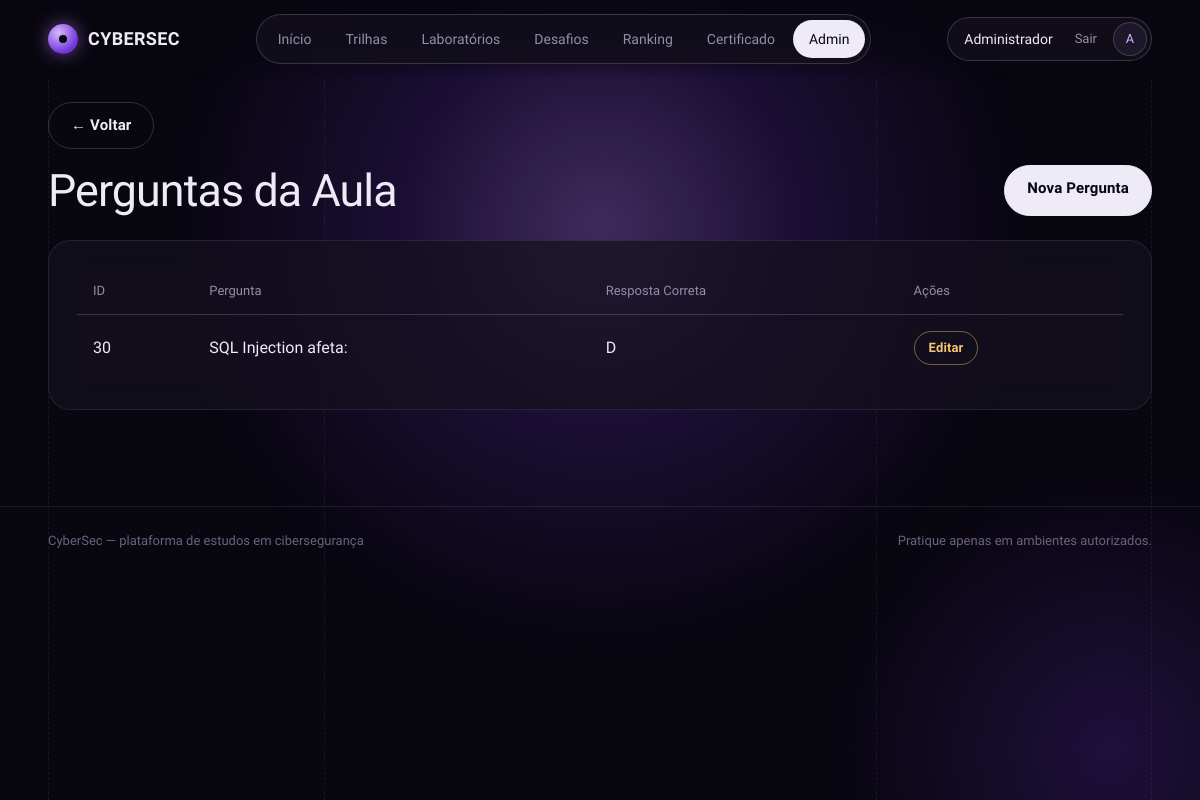
Page /public/admin/questions?lesson_id=32 (signed in) on the committed database.
### tables this page shows
CREATE TABLE `quizzes` (
  `id` int(11) NOT NULL AUTO_INCREMENT,
  `lesson_id` int(11) NOT NULL,
  `question` text NOT NULL,
  `option_a` varchar(255) NOT NULL,
  `option_b` varchar(255) NOT NULL,
  `option_c` varchar(255) NOT NULL,
  `option_d` varchar(255) NOT NULL,
  `correct_option` char(1) NOT NULL,
  PRIMARY KEY (`id`),
  KEY `lesson_id` (`lesson_id`),
  CONSTRAINT `quizzes_ibfk_1` FOREIGN KEY (`lesson_id`) REFERENCES `lessons` (`id`) ON DELETE CASCADE
);

### app/core/Controller.php (called while the page is built, shortened)
<?php
abstract class Controller
{
    protected function view(string $view, array $data = []): void
    {
        extract($data);
       $file = __DIR__ . '/../views/' . $view . '.php';
require_once $file;
    }
}

### app/controllers/QuestionController.php (called while the page is built, shortened)
<?php
class QuestionController extends Controller
{
    private LearningQuestion $questionModel;
    public function __construct()
    {
        $this->questionModel =
            new LearningQuestion();
    }
    public function index(): void
    {
        $lessonId =
            (int)($_GET['lesson_id'] ?? 0);
        $questions =
            $this->questionModel
                ->getByLesson($lessonId);
        $this->view(
            'admin/questions/index',
            [
                'lessonId' => $lessonId,
                'questions' => $questions
            ]
        );
    }
}

### app/core/Router.php (called while the page is built, shortened)
<?php
class Router
{
    private array $routes = [];
    public function get(string $route, array $action): void
    {
        $this->routes['GET'][$route] = $action;
    }
    public function post(string $route, array $action): void
    {
        $this->routes['POST'][$route] = $action;
    }
    public function dispatch(): void
    {
        $method = $_SERVER['REQUEST_METHOD'];
        $uri = parse_url(
            $_SERVER['REQUEST_URI'],
            PHP_URL_PATH
        );
        $basePath = dirname(
            $_SERVER['SCRIPT_NAME']
        );
        $uri = str_replace($basePath, '', $uri);
        [$controllerName, $methodName] = $this->routes[$method][$uri];
        $controller = new $controllerName();
        $controller->$methodName();
    }
}

### public/index.php (called while the page is built, shortened)
<?php
spl_autoload_register(function ($class) {
    $folders = [
        '../app/core/',
        '../app/controllers/',
        '../app/models/'
    ];
    foreach ($folders as $folder) {
        $file = $folder . $class . '.php';
        if (file_exists($file)) {
            return;
        }
    }
});
$router = new Router();
$router->get('/', ['AuthController', 'login']);
$router->get('/login', ['AuthController', 'login']);
$router->post('/login', ['AuthController', 'authenticate']);
$router->get('/register', ['AuthController', 'register']);
$router->post('/register', ['AuthController', 'store']);
$router->post('/logout', ['AuthController', 'logout']);
$router->get('/certificate', [ 'CertificateController', 'index']);
$router->post('/certificate/generate',
['CertificateController','generate']);
$router->get('/lesson', ['LessonController', 'show']);
$router->post('/lesson/submit',['LessonController', 'submitQuiz']);
$router->get('/dashboard', ['DashboardController', 'index']);
$router->get('/profile', ['ProfileController', 'index']);
$router->post('/profile/update', ['ProfileController', 'update']);
$router->post('/profile/password', ['ProfileController', 'changePassword']);
$router->get('/challenges', ['ChallengeController', 'index']);
$router->get('/challenges/create', ['ChallengeController', 'create']);
$router->post('/challenges/store', ['ChallengeController', 'store']);
$router->get('/challenges/edit', ['ChallengeController', 'edit']);
$router->post('/challenges/update', ['ChallengeController', 'update']);
$router->post('/challenges/delete', ['ChallengeController', 'delete']);
$router->get('/challenge', ['ChallengeController', 'show']);
$router->post('/challenge/submit', ['ChallengeController', 'submitFlag']);
$router->get(
    '/paths',
    ['LearningPathController', 'index']
);
$router->get(
    '/path',
    ['LearningPathController', 'show']
);
$router->get(
    '/labs',
    ['LabController', 'index']
);
$router->get(
    '/lab',
    ['LabController', 'show']
);
$router->post(
    '/lab/submit',
    ['LabController', 'submit']
);
$router->get('/ranking', ['RankingController', 'index']);
$router->get('/admin', ['AdminController', 'dashboard']);
$router->get('/admin/users', ['AdminController', 'users']);
$router->get('/admin/challenges', ['AdminController', 'challenges']);
$router->get(
    '/admin/paths',
    ['AdminController', 'paths']
);
$router->get(
    '/admin/lessons',
    ['AdminController', 'lessons']
);
$router->get(
    '/admin/lessons/create',
    ['AdminController', 'createLesson']
);
$router->post(
    '/admin/lessons/store',
    ['AdminController', 'storeLesson']
);
$router->post(
    '/admin/lessons/delete',
    ['AdminController', 'deleteLesson']
);
$router->get(
    '/admin/questions',
    ['QuestionController', 'index']
);
$router->get(
    '/admin/questions/create',
    ['QuestionController', 'create']
);
$router->post(
    '/admin/questions/store',
    ['QuestionController', 'store']
);
$router->get(
    '/admin/questions/edit',
    ['QuestionController', 'edit']
);
$router->post(
    '/admin/questions/update',
    ['QuestionController', 'update']
);
$router->get(
    '/admin/paths/create',
    ['AdminController', 'createPath']
);
$router->post(
    '/admin/paths/store',
    ['AdminController', 'storePath']
);
$router->post(
    '/admin/paths/delete',
    ['AdminController', 'deletePath']
);
$router->get(
    '/admin/labs',
    ['AdminController', 'labs']
);
$router->get(
    '/admin/labs/create',
    ['AdminController', 'createLab']
);
$router->post(
    '/admin/labs/store',
    ['AdminController', 'storeLab']
);
$router->get(
    '/admin/labs/edit',
    ['AdminController', 'editLab']
);
$router->post(
    '/admin/labs/update',
    ['AdminController', 'updateLab']
);
$router->post(
    '/admin/labs/delete',
    ['AdminController', 'deleteLab']
);
$router->dispatch();

### app/core/Database.php (called while the page is built, shortened)
<?php
class Database
{
    private static ?PDO $instance = null;
    public static function getInstance(): PDO
    {
        if (self::$instance === null) {
            $dsn = "mysql:host=" . DB_HOST . ";dbname=" . DB_NAME . ";charset=utf8mb4";
            self::$instance = new PDO(
                $dsn,
                DB_USER,
                DB_PASS,
                [
                    PDO::ATTR_ERRMODE => PDO::ERRMODE_EXCEPTION,
                    PDO::ATTR_DEFAULT_FETCH_MODE => PDO::FETCH_ASSOC,
                    PDO::ATTR_EMULATE_PREPARES => false
                ]
            );
        }
        return self::$instance;
    }
}

### app/core/Model.php (called while the page is built, shortened)
<?php
abstract class Model
{
    public function __construct()
    {
        $this->db = Database::getInstance();
    }
}

### app/models/LearningQuestion.php (called while the page is built, shortened)
<?php
class LearningQuestion extends Model
{
    public function getByLesson(
        int $lessonId
    ): array {
        $sql = "
            SELECT *
            FROM quizzes
            WHERE lesson_id = :lesson_id
            ORDER BY id ASC
        ";
        $stmt = $this->db->prepare($sql);
        $stmt->execute([
            ':lesson_id' => $lessonId
        ]);
        return $stmt->fetchAll();
    }
}

### app/views/admin/questions/index.php (the view, shortened to what this page needs)
<?php
require_once __DIR__ . '/../../layouts/header.php';
?>
<div class="main-content">
<a
href="javascript:history.back()"
class="btn btn-outline-light mb-3">
← Voltar
</a>
<div class="d-flex justify-content-between mb-4">
<h2>
Perguntas da Aula
</h2>
<a
href="<?= BASE_URL ?>/admin/questions/create?lesson_id=<?= $lessonId ?>"
class="btn btn-success">
Nova Pergunta
</a>
</div>
<div class="card">
<div class="card-body">
<table class="table">
<thead>
<tr>
<th>ID</th>
<th>Pergunta</th>
<th>Resposta Correta</th>
<th>Ações</th>
</tr>
</thead>
<tbody>
<?php foreach($questions as $question): ?>
<tr>
<td>
<?= $question['id'] ?>
</td>
<td>
<?= htmlspecialchars(
    $question['question']
) ?>
</td>
<td>
<?= $question['correct_option'] ?>
</td>
<td>
<a
href="<?= BASE_URL ?>/admin/questions/edit?id=<?= $question['id'] ?>"
class="btn btn-warning btn-sm">
Editar
</a>
</td>
</tr>
<?php endforeach; ?>
</tbody>
</table>
</div>
</div>
</div>
<?php
require_once __DIR__ . '/../../layouts/footer.php';
?>

### rows in the picture
quizzes: id "30", question "SQL Injection afeta:", correct_option "D"

### other values in the picture
$label "Início"
$label "Trilhas"
$label "Laboratórios"
$label "Desafios"
$label "Ranking"
$label "Certificado"
$label "Admin"
$__user['name'] "Administrador"
$__initials "A"
